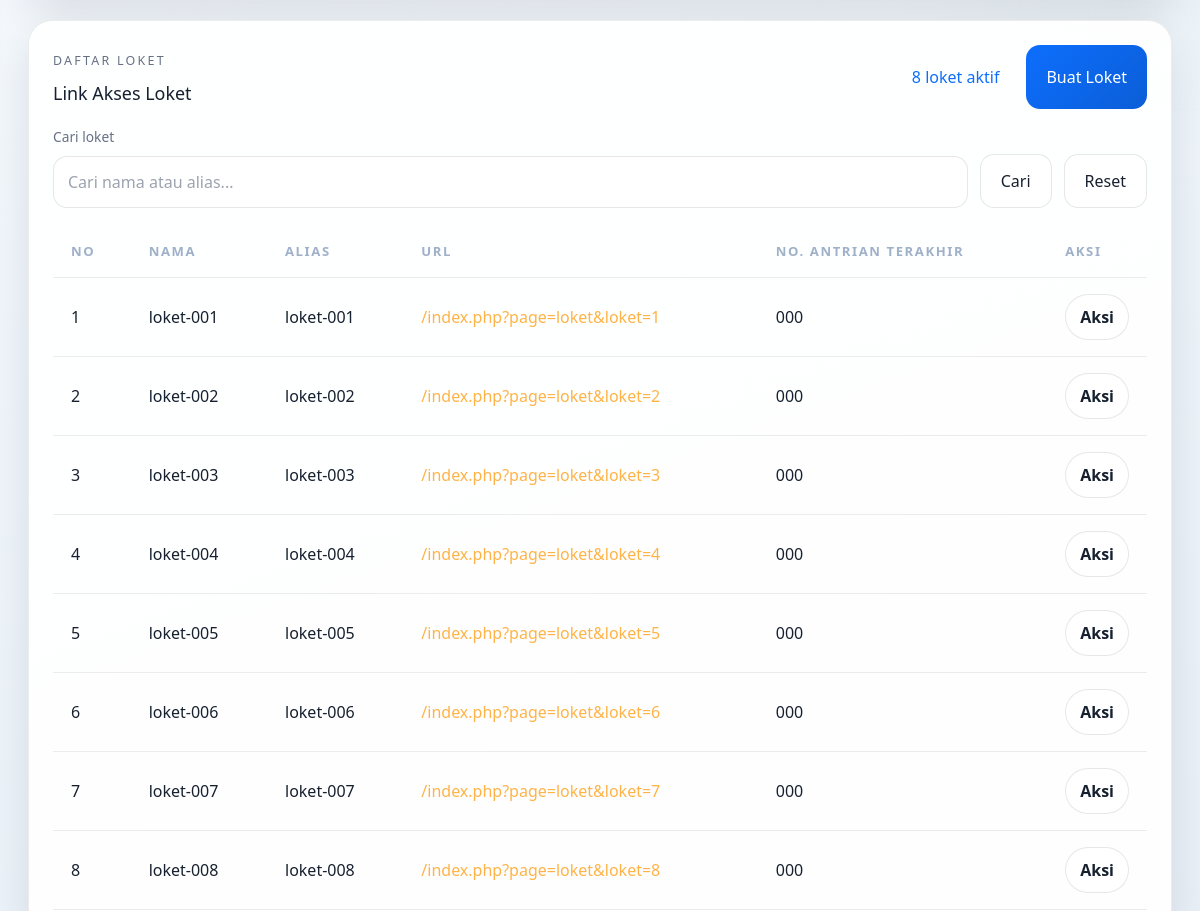
The page /index.php?page=admin (signed in, middle part) on the database as committed earlier.
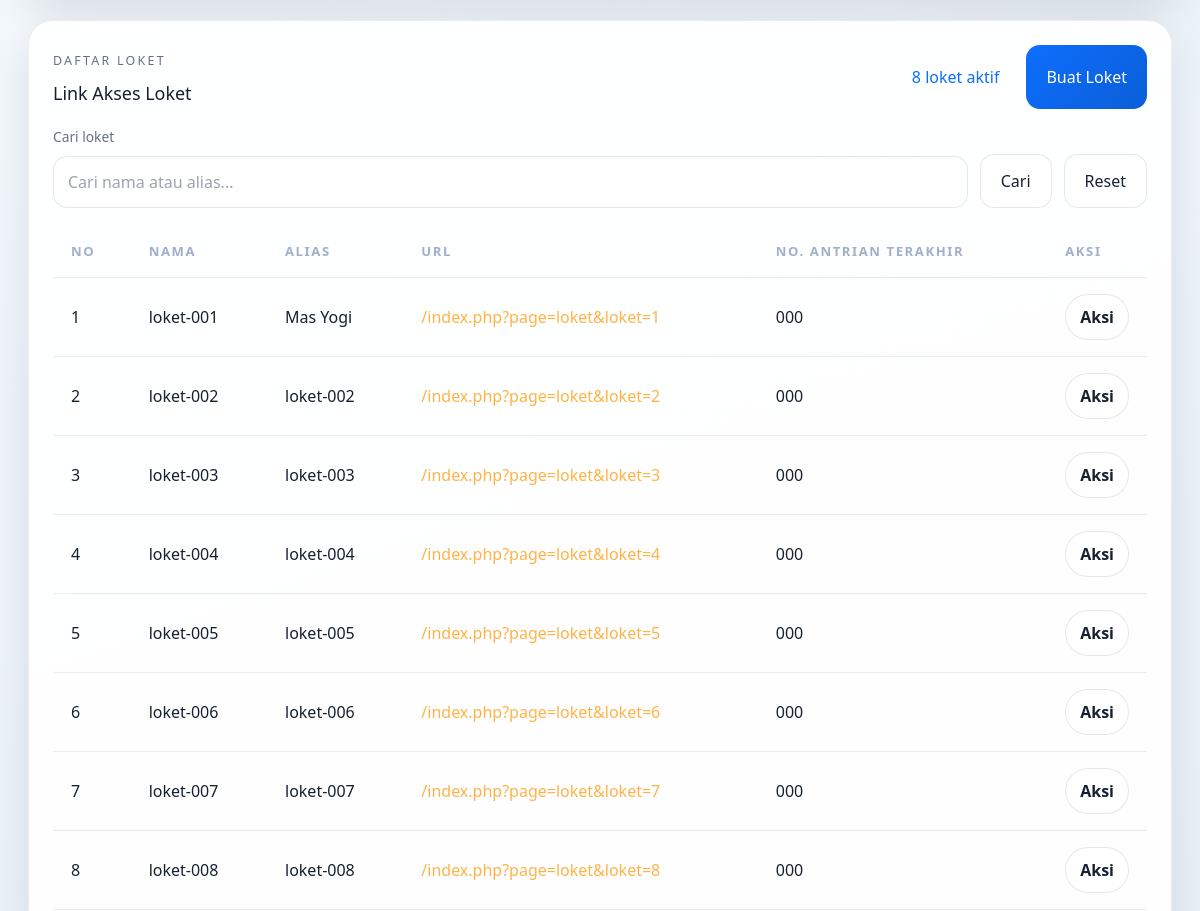
The same page on the database as committed later.
### tables this page shows
CREATE TABLE users (
                id INTEGER PRIMARY KEY AUTOINCREMENT,
                username TEXT NOT NULL UNIQUE,
                password_hash TEXT NOT NULL,
                role TEXT NOT NULL CHECK (role IN ("admin", "loket")),
                created_at TEXT NOT NULL
            , alias TEXT NOT NULL DEFAULT "");

### index.php (called while the page is built, shortened)
<?php
$page = $_GET['page'] ?? 'menu';
$pageMap = [
    'menu' => __DIR__ . '/views/menu.php',
    'layar' => __DIR__ . '/views/layar.php',
    'admin' => __DIR__ . '/views/admin.php',
    'loket' => __DIR__ . '/views/loket.php',
    'login' => __DIR__ . '/auth/login.php',
    'register' => __DIR__ . '/auth/register.php',
    'logout' => __DIR__ . '/auth/logout.php',
];
require $pageMap[$page];

### config/database.php (called while the page is built, shortened)
<?php
function antrian_db(): PDO
{
    static $pdo = null;
    if ($pdo instanceof PDO) {
        return $pdo;
    }
    $databasePath = __DIR__ . '/../database/antrian.sqlite';
    $pdo = new PDO('sqlite:' . $databasePath);
    $pdo->setAttribute(PDO::ATTR_ERRMODE, PDO::ERRMODE_EXCEPTION);
    $pdo->setAttribute(PDO::ATTR_DEFAULT_FETCH_MODE, PDO::FETCH_ASSOC);
    $pdo->exec('PRAGMA foreign_keys = ON');
    $pdo->exec(
        'CREATE TABLE IF NOT EXISTS state (
            id INTEGER PRIMARY KEY CHECK (id = 1),
            antrian INTEGER NOT NULL DEFAULT 0,
            loket INTEGER NOT NULL DEFAULT 0,
            panggil INTEGER NOT NULL DEFAULT 0
        )'
    );
    $pdo->exec('INSERT OR IGNORE INTO state (id, antrian, loket, panggil) VALUES (1, 0, 0, 0)');
    $pdo->exec(
        'CREATE TABLE IF NOT EXISTS app_settings (
            id INTEGER PRIMARY KEY CHECK (id = 1),
            intro_text TEXT NOT NULL,
            outro_text TEXT NOT NULL,
            queue_start INTEGER NOT NULL DEFAULT 1
        )'
    );
    $pdo->exec(
        'INSERT OR IGNORE INTO app_settings (id, intro_text, outro_text, queue_start)
            VALUES (1, "", "", 1)'
    );
    $pdo->exec(
        'CREATE TABLE IF NOT EXISTS loket_last_call (
            loket INTEGER PRIMARY KEY,
            antrian INTEGER NOT NULL DEFAULT 0,
            updated_at TEXT NOT NULL
        )'
    );
    $pdo->exec(
        'CREATE TABLE IF NOT EXISTS users (
            id INTEGER PRIMARY KEY AUTOINCREMENT,
            username TEXT NOT NULL UNIQUE,
            alias TEXT NOT NULL DEFAULT "",
            password_hash TEXT NOT NULL,
            role TEXT NOT NULL CHECK (role IN ("admin", "loket")),
            created_at TEXT NOT NULL
        )'
    );
    $pdo->exec('UPDATE users SET alias = username WHERE alias = "" OR alias IS NULL');
    $legacyRole = implode('', array_map('chr', [99, 108, 105, 101, 110, 116]));
    $pdo->prepare('UPDATE users SET role = :new_role WHERE role = :old_role')
        ->execute([
            'new_role' => 'loket',
            'old_role' => $legacyRole,
        ]);
    return $pdo;
}
function antrian_loket_last_calls(): array
{
    $statement = antrian_db()->query('SELECT loket, antrian, updated_at FROM loket_last_call ORDER BY loket ASC');
    return $statement ? $statement->fetchAll() : [];
}
function antrian_format_number(int $number): string
{
    return str_pad((string) $number, 3, '0', STR_PAD_LEFT);
}

### auth/helpers.php (called while the page is built, shortened)
<?php
require_once __DIR__ . '/../config/database.php';
function antrian_loket_accounts(): array
{
    $statement = antrian_db()->query(
        'SELECT id, username, alias, role, created_at
         FROM users
         WHERE role = "loket"
         ORDER BY id ASC'
    );
    return $statement ? $statement->fetchAll() : [];
}

### views/admin.php (the view, shortened to what this page needs)
<?php
require __DIR__ . '/../auth/helpers.php';
$searchQuery = (string) ($_GET['q'] ?? '');
$loketAccounts = antrian_loket_accounts();
$loketLastCalls = antrian_loket_last_calls();
$loketRows = [];
foreach ($loketAccounts as $index => $loketAccount) {
    $loketNumber = $index + 1;
    $lastCall = $loketLastCalls[$index] ?? ['antrian' => 0];
    $loketRows[] = [
        'no' => $loketNumber,
        'nama' => $loketAccount['username'],
        'alias' => $loketAccount['alias'] ?: antrian_generate_loket_alias($loketNumber),
        'url' => '/index.php?page=loket&loket=' . $loketNumber,
        'antrian_terakhir' => antrian_format_number((int) $lastCall['antrian']),
        'role' => $loketAccount['role'],
        'id' => (int) $loketAccount['id'],
    ];
}
$loketRows = array_values(array_filter($loketRows, static function (array $row) use ($searchQuery): bool {
    if ($searchQuery === '') {
        return true;
    }
    $needle = strtolower(trim($searchQuery));
    return str_contains(strtolower($row['nama']), $needle) || str_contains(strtolower($row['alias']), $needle);
}));
?><!DOCTYPE html>
<html lang="id">
<head>
    <script src="https://cdn.tailwindcss.com"></script>
        <link href="https://cdn.jsdelivr.net/npm/bootstrap@5.3.3/dist/css/bootstrap.min.css" rel="stylesheet">
    <link rel="stylesheet" href="/assets/css/style.css">
</head>
<body class="app-shell app-admin" data-role="admin" data-status-url="/api/status.php?peek=1" data-reset-url="/api/reset.php">
    <main class="page page-admin">
        <section class="panel-card loket-list-card">
            <div class="section-headline">
                <div>
                    <p class="eyebrow">Daftar Loket</p>
                    <h2>Link Akses Loket</h2>
                </div>
                <div class="section-actions">
                    <span class="section-badge"><?= count($loketRows) ?> loket aktif</span>
                    <form method="post" action="/index.php?page=admin">
                        <button class="button button-primary quick-action-button" type="submit">Buat Loket</button>
                    </form>
                </div>
            </div>
            <form class="table-toolbar" method="get" action="/index.php">
                <label class="table-toolbar-search">
                    <span>Cari loket</span>
                    <input type="search" name="q" value="<?= htmlspecialchars($searchQuery, ENT_QUOTES, 'UTF-8') ?>" placeholder="Cari nama atau alias...">
                </label>
                <button class="button button-ghost" type="submit">Cari</button>
                <a class="button button-ghost" href="/index.php?page=admin">Reset</a>
            </form>
            <div class="table-wrap">
                <table class="loket-table">
                    <thead>
                        <tr>
                            <th>No</th>
                            <th>Nama</th>
                            <th>Alias</th>
                            <th>URL</th>
                            <th>No. antrian terakhir</th>
                            <th>Aksi</th>
                        </tr>
                    </thead>
                    <tbody>
                        <?php if ($loketRows): ?>
                            <?php foreach ($loketRows as $row): ?>
                                <tr>
                                    <td><?= (int) $row['no'] ?></td>
                                    <td><?= htmlspecialchars($row['nama'], ENT_QUOTES, 'UTF-8') ?></td>
                                    <td><?= htmlspecialchars($row['alias'], ENT_QUOTES, 'UTF-8') ?></td>
                                    <td>
                                        <a class="loket-url-link" href="<?= htmlspecialchars($row['url'], ENT_QUOTES, 'UTF-8') ?>">
                                            <?= htmlspecialchars($row['url'], ENT_QUOTES, 'UTF-8') ?>
                                        </a>
                                    </td>
                                    <td><?= htmlspecialchars($row['antrian_terakhir'], ENT_QUOTES, 'UTF-8') ?></td>
                                    <td>
                                        <?php if ($row['role'] === 'loket'): ?>
                                            <details class="row-action-dropdown">
                                                <summary class="row-action-toggle">Aksi</summary>
                                            </details>
                                        <?php else: ?>
                                            <div class="loket-locked">Akun admin terkunci dari penghapusan dan edit nama via panel ini.</div>
                                        <?php endif; ?>
                                    </td>
                                </tr>
                            <?php endforeach; ?>
                        <?php else: ?>
                            <tr>
                                <td colspan="6" class="empty-table">Belum ada loket yang terdaftar.</td>
                            </tr>
                        <?php endif; ?>
                    </tbody>
                </table>
            </div>
        </section>
    </main>
</body>
</html>

Rows that differ between the two databases and show on the page:
changed users "loket-001": alias "loket-001" → "Mas Yogi"
